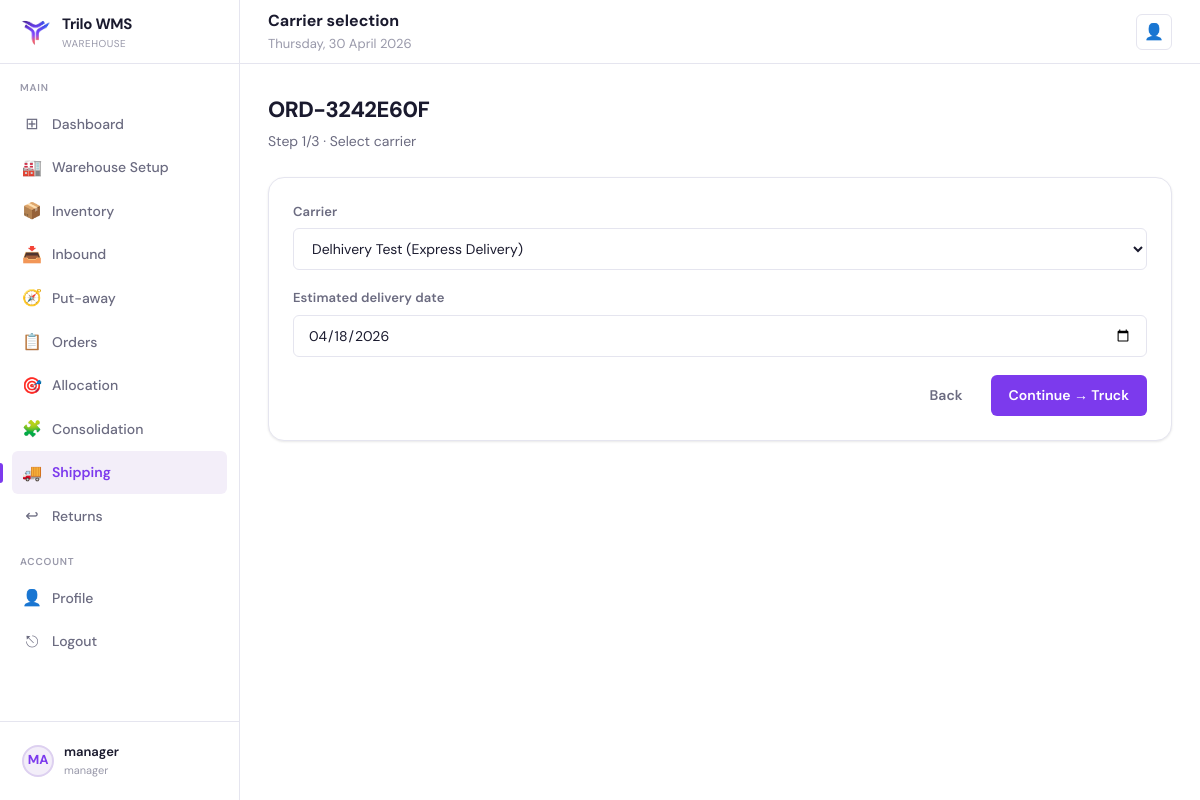
The page /shipping/2/carrier/ (signed in) on the database its author committed.
### core/models.py (models this page shows, shortened)
class User(AbstractUser):
    class Role(models.TextChoices):
        ADMIN = "admin", "Admin"
        MANAGER = "manager", "Manager"
        PICKER = "picker", "Picker"
        PUTAWAY = "putaway", "Putaway"
        PACKER = "packer", "Packer"
    role = models.CharField(max_length=20, choices=Role.choices, default=Role.PICKER)
    employee_id = models.CharField(max_length=32, unique=True)
    warehouse = models.CharField(max_length=120, blank=True, null=True)
    assigned_warehouse = models.ForeignKey(
        "Warehouse",
        on_delete=models.SET_NULL,
        null=True,
        blank=True,
        related_name="workers",
    )

class Order(models.Model):
    class Status(models.TextChoices):
        PENDING = "pending", "Pending"
        ALLOCATED = "allocated", "Allocated"
        PICKING = "picking", "Picking"
        CONSOLIDATING = "consolidating", "Consolidating"
        PACKING = "packing", "Packing"
        SHIPPED = "shipped", "Shipped"
        COMPLETED = "completed", "Completed"
        CANCELLED = "cancelled", "Cancelled"
    class AllocationStatus(models.TextChoices):
        NOT_ALLOCATED = "not_allocated", "Not Allocated"
        PARTIALLY_ALLOCATED = "partially_allocated", "Partially Allocated"
        FULLY_ALLOCATED = "fully_allocated", "Fully Allocated"
    order_id = models.CharField(max_length=40, unique=True, db_index=True)
    customer_name = models.CharField(max_length=200)
    customer_phone = models.CharField(max_length=40, blank=True, default="")
    delivery_address = models.TextField(blank=True, default="")
    status = models.CharField(max_length=20, choices=Status.choices, default=Status.PENDING)
    allocation_status = models.CharField(
        max_length=30, choices=AllocationStatus.choices, default=AllocationStatus.NOT_ALLOCATED
    )
    on_hold = models.BooleanField(default=False)
    created_at = models.DateTimeField(auto_now_add=True)

class Shipment(models.Model):
    class Status(models.TextChoices):
        PENDING = "pending", "Pending"
        READY = "ready", "Ready"
        DISPATCHED = "dispatched", "Dispatched"
        DELIVERED = "delivered", "Delivered"
    order = models.OneToOneField(Order, on_delete=models.CASCADE, related_name="shipment")
    carrier = models.CharField(max_length=120, blank=True, default="")
    carrier_partner = models.ForeignKey(
        Carrier, on_delete=models.SET_NULL, null=True, blank=True, related_name="shipments"
    )
    tracking_number = models.CharField(max_length=120, blank=True, default="")
    truck_ref = models.CharField(max_length=120, blank=True, default="")
    status = models.CharField(max_length=20, choices=Status.choices, default=Status.PENDING)
    estimated_delivery = models.DateField(null=True, blank=True)
    created_at = models.DateTimeField(auto_now_add=True)

class Carrier(models.Model):
    name = models.CharField(max_length=120)
    contact = models.CharField(max_length=120, blank=True, default="")
    service_type = models.CharField(max_length=80, blank=True, default="")

### core/shipping_views.py (the view, shortened to what this page needs)
# urls.py: path("shipping/<int:order_id>/carrier/", shipping_views.carrier_selection, name="carrier_selection"),
@login_required
@role_required("admin", "manager")
def carrier_selection(request, order_id: int):
    order = get_object_or_404(Order, pk=order_id)
    if not Packing.objects.filter(order=order, status=Packing.Status.COMPLETED).exists():
        messages.error(request, "Order must be packed before dispatch.")
        return redirect("/shipping/")
    ship = _ensure_shipment_with_items(order)
    carriers = Carrier.objects.order_by("name")
    return render(
        request,
        "shipping/carrier_selection.html",
        {
            "order": order,
            "shipment": ship,
            "carriers": carriers,
            "today_str": now_date_str(),
        },
    )

### core/shipping_views.py (called while the page is built)
def _ensure_shipment_with_items(order: Order) -> Shipment:
    ship, _ = Shipment.objects.get_or_create(order=order, defaults={"status": Shipment.Status.PENDING})
    if not ship.items.exists():
        for oi in order.items.all():
            ShipmentItem.objects.create(shipment=ship, sku=oi.sku, quantity=oi.quantity)
    return ship

### core/utils.py (called while the page is built)
def now_date_str() -> str:
    return timezone.localdate().strftime("%A, %d %B %Y")

### core/templates/shipping/carrier_selection.html (shortened to what this page needs)
{% extends "base.html" %}
{% block header_title %}Carrier selection{% endblock %}
{% block content %}
  <div class="page-header">
    <div class="page-title">{{ order.order_id }}</div>
    <div class="page-subtitle">Step 1/3 · Select carrier</div>
  </div>
  <div class="card">
    <div class="card-body">
      <form method="post">
        <div class="form-group">
          <label class="form-label" for="carrier_id">Carrier</label>
          <select class="form-control" id="carrier_id" name="carrier_id" required>
            {% for c in carriers %}
              <option value="{{ c.id }}" {% if shipment.carrier_partner_id == c.id %}selected{% endif %}>
                {{ c.name }}{% if c.service_type %} ({{ c.service_type }}){% endif %}
              </option>
            {% endfor %}
          </select>
        </div>
        <div class="form-group">
          <label class="form-label" for="estimated_delivery">Estimated delivery date</label>
          <input class="form-control" id="estimated_delivery" name="estimated_delivery" type="date" value="{{ shipment.estimated_delivery|date:'Y-m-d' }}" />
        </div>
        <div style="display:flex; gap:10px; justify-content:flex-end">
          <a class="btn btn-ghost" href="/shipping/">Back</a>
          <button class="btn btn-primary" type="submit">Continue → Truck</button>
        </div>
      </form>
    </div>
  </div>
{% endblock %}

### core/templates/base.html (shortened to what this page needs)
{% load static %}
<!DOCTYPE html>
<html lang="en">
<head>
  <link rel="stylesheet" href="{% static 'css/base.css' %}"/>
</head>
<body class="{% block body_class %}{% endblock %}">
  {% block layout %}
  <div class="layout">
    <aside class="sidebar">
      <div class="sidebar-logo">
        <div class="logo-icon"><img src="{% static 'images/TriloLogo.png' %}" alt="Trilo WMS" width="32" height="32" /></div>
        <div>
          <div class="logo-text">Trilo WMS</div>
          <div class="logo-sub">Warehouse</div>
        </div>
      </div>
      <nav class="sidebar-nav">
        <div class="nav-section-label">Main</div>
        <a class="nav-item {% if request.path == '/dashboard/' %}active{% endif %}" href="/dashboard/">
          <span class="nav-icon">⊞</span> Dashboard
        </a>
        {% if request.user.role == 'manager' %}
          <a class="nav-item {% if request.path|slice:":11" == '/warehouse/' %}active{% endif %}" href="/warehouse/">
            <span class="nav-icon">🏭</span> Warehouse Setup
          </a>
          <a class="nav-item {% if request.path|slice:":11" == '/inventory/' %}active{% endif %}" href="/inventory/">
            <span class="nav-icon">📦</span> Inventory
          </a>
          <a class="nav-item {% if request.path|slice:":9" == '/inbound/' %}active{% endif %}" href="/inbound/">
            <span class="nav-icon">📥</span> Inbound
          </a>
          <a class="nav-item {% if request.path|slice:":18" == '/inbound/putaway/' %}active{% endif %}" href="/inbound/putaway/tasks/">
            <span class="nav-icon">🧭</span> Put-away
          </a>
          <a class="nav-item {% if request.path|slice:":8" == '/orders/' %}active{% endif %}" href="/orders/">
            <span class="nav-icon">📋</span> Orders
          </a>
          <a class="nav-item {% if request.path|slice:":12" == '/allocation/' %}active{% endif %}" href="/allocation/">
            <span class="nav-icon">🎯</span> Allocation
          </a>
          <a class="nav-item {% if request.path|slice:":15" == '/consolidation/' %}active{% endif %}" href="/consolidation/">
            <span class="nav-icon">🧩</span> Consolidation
          </a>
          <a class="nav-item {% if request.path|slice:":10" == '/shipping/' %}active{% endif %}" href="/shipping/">
            <span class="nav-icon">🚚</span> Shipping
          </a>
          <a class="nav-item {% if request.path|slice:":9" == '/returns/' %}active{% endif %}" href="/returns/">
            <span class="nav-icon">↩</span> Returns
          </a>
        {% endif %}
        <div class="nav-section-label">Account</div>
        <a class="nav-item {% if request.path == '/profile/' %}active{% endif %}" href="/profile/">
          <span class="nav-icon">👤</span> Profile
        </a>
        <a class="nav-item" href="/logout/"><span class="nav-icon">⎋</span> Logout</a>
      </nav>
      <div class="sidebar-footer">
        <a class="sidebar-user" href="/profile/">
          <div class="user-avatar">{{ request.user.get_full_name|default:request.user.username|slice:":2"|upper }}</div>
          <div class="user-info">
            <div class="user-name">{{ request.user.get_full_name|default:request.user.username }}</div>
            <div class="user-role">{{ request.user.role|default:"" }}</div>
          </div>
        </a>
      </div>
    </aside>
    <header class="header">
      <div style="flex:1">
        <div class="header-title">{% block header_title %}Dashboard{% endblock %}</div>
        <div class="header-breadcrumb">{% block header_subtitle %}{{ today_str }}{% endblock %}</div>
      </div>
      <div class="header-actions">
        <a class="header-btn" href="/profile/" title="Profile">👤</a>
      </div>
    </header>
    <main class="main">
      {% block content %}{% endblock %}
    </main>
  </div>
  {% endblock %}
</body>
</html>

### rows shown on the page
User: user.get_full_name "MA", user.get_full_name "manager", user.role "manager"
Order: order_id "ORD-3242E60F"
Shipment: carrier_id "Delhivery Test (Express Delivery)", estimated_delivery "04/18/2026"

### other values the page prints
{{ today_str }} "Thursday, 30 April 2026"
